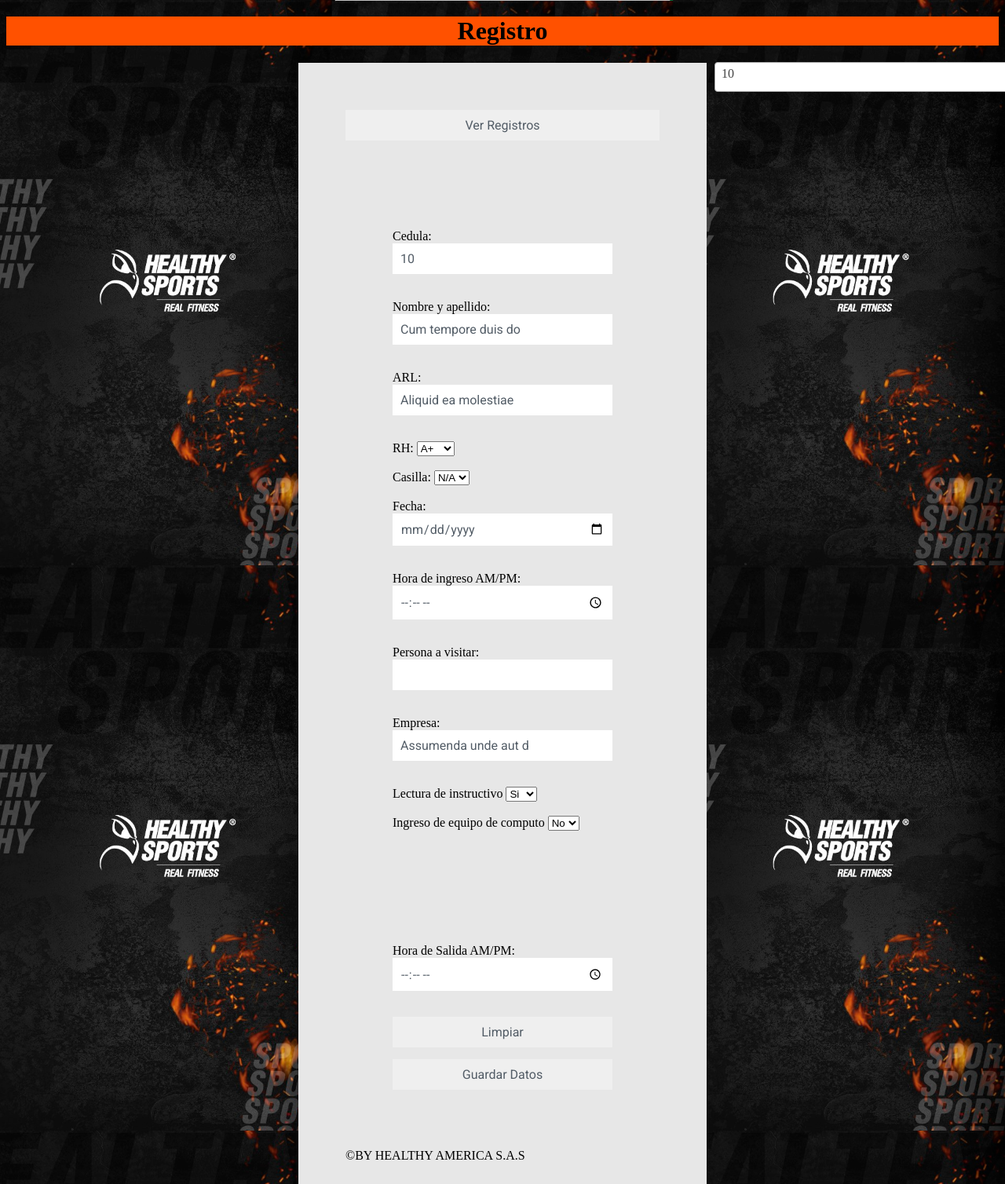
Screenshot of /Index.php?opcion=10 with the database file from the repository.
### tables this page shows
CREATE TABLE `registros` (
  `id` int(10) UNSIGNED NOT NULL,
  `ARL` text NOT NULL,
  `RH` text NOT NULL,
  `Casilla` int(13) NOT NULL,
  `Fecha` date NOT NULL,
  `hora` time NOT NULL,
  `persona` text NOT NULL,
  `Empresa` text NOT NULL,
  `lectura` text NOT NULL,
  `equipo` datetime NOT NULL,
  `salidah` time NOT NULL,
  `Cedula` int(12) NOT NULL,
  `nombre` varchar(40) NOT NULL,
  `Total` text NOT NULL,
  `Marca` text NOT NULL,
  `Serie` text NOT NULL
);

### Index.php (the view, shortened to what this page needs)
<?php
try {
  $conexion = new
      PDO("mysql:host=localhost;dbname=registros;charset=utf8", "root", "");
} catch (PDOException $e) {
  echo "No se ha podido establecer conexion con el servidor.<br>";
  die("Error: " . $e->getMessage());
}
if(isset($_GET['opcion'])){
  $sth1 = $conexion->prepare('SELECT * FROM registros WHERE Cedula = :opcion');
  $sth1->bindParam(':opcion', $_GET['opcion'], PDO::PARAM_INT);
  $sth1->execute();
  $result1 = $sth1->fetchAll();
}
?>
<!DOCTYPE html>
<html>
<head>
  <link rel="stylesheet" href="estilos.css">
  <link rel="stylesheet" href="css/select2.min.css">
</head>
<body>
  <center>
    <h1>Registro</h1>
  </center>
  <form action="mostrar.php">
    <input type="submit" value="Ver Registros" />
<div>
</form>
<div class="Bus">
</div>
<div class="form">
<form id="forminsertar" method="post" action="insertar.php">
      <label>Cedula:</label>
      <?php
      if (isset($result1)){?>
      <input type="number" name="Cedula" value="<?php echo $result1[0] ['Cedula']?>"/>
      <?php
      }else {?>
      <input type="number" name="Cedula" value=""/>
      <?php
      }
      ?>
      <br /><br />
      <label>Nombre y apellido:</label>
      <?php
      if(isset($result1)){?>
      <input type="text" name="nombre" value="<?php echo $result1[0] ['nombre']?>"/>
      <?php
      }else {?>
      <input type="text" name="nombre" value=""/>
      <?php
      }
      ?>
      <br /><br />
      <label>ARL:</label>
      <?php
      if(isset($result1)){?>
      <input type="text" name="ARL"  value="<?php echo $result1[0] ['ARL']?>"/>
      <?php
      }else {?>
      <input type="text" name="ARL" value=""/>
      <?php
      }
      ?>
      <br /><br />
      <label for="RH">RH:</label>
      <label><select name="RH" id="RH" type="text"></label>
        <option value="A+">A+</option>
      <br><br>
      <label for="Casilla">Casilla:</label>
      <select name="Casilla" id="Casilla" type="text">
        <option value="N/A">N/A</option>
      </select>
      <br><br>
      Fecha: <input type="date" name="Fecha" /> <br /><br />
      Hora de ingreso AM/PM: <input type="time" name="hora"> <br /><br />
      Persona a visitar: <input type="text" name="persona"> <br /><br />
      <label>Empresa:</label>
      <?php
      if(isset($result1)){?>
      <input type="text" name="Empresa" value="<?php echo $result1[0] ['Empresa']?>"/>
      <?php
      }else {?>
      <input type="text" name="Empresa" value=""/>
      <?php
      }
      ?>
      <br /><br />
      <label for="Lectura">Lectura de instructivo</label>
      <select name="lectura" id="lectura" type="number">
        <option value="Si">Si</option>
      </select>
      <br><br>
      <label for="ingreso">Ingreso de equipo de computo</label>
      <select name="equipo" id="equipo" class="equipo" type="text">
        <option value="No">No</option>
      </select>
      <br><br>
      <input type="text" name="Total" id="total" class="equiposhidden" hidden> <br/><br/>
      <input type="text" name="Marca" id="marca" class="equiposhidden" hidden> <br/><br/>
      <br>
      <br/><br/>
      Hora de Salida AM/PM: <input type="time" name="salidah"> <br/><br/>
      <input type="reset" value="Limpiar">
      <input type="submit" value="Guardar Datos">
    </form>
  </div>
</body>
<marquee direction="right">©BY HEALTHY AMERICA S.A.S </marquee>
</html>

### estilos.css (style rules this page uses)
form { padding: 60px; max-width: 400px; background-color: #E7E7E7; margin: 0 auto; }
form input, form textarea { margin-bottom: 15px; font-family: "Roboto", sans-serif; width: 100%; padding: 10px; box-sizing: border-box; border: none; color: #525c66; font-size: 1em; resize: none; }
th, h1 { background: #ff5100; }

### Index.php (style rules this page uses)
.Bus { position: relative; bottom: 115px; right: -470px; }
body { background: url(Imagenes/wall.jpg); background-size: 100%; }

### rows the page displays
registros: Cedula "10", nombre "Cum tempore duis do", ARL "Aliquid ea molestiae", Empresa "Assumenda unde aut d"
